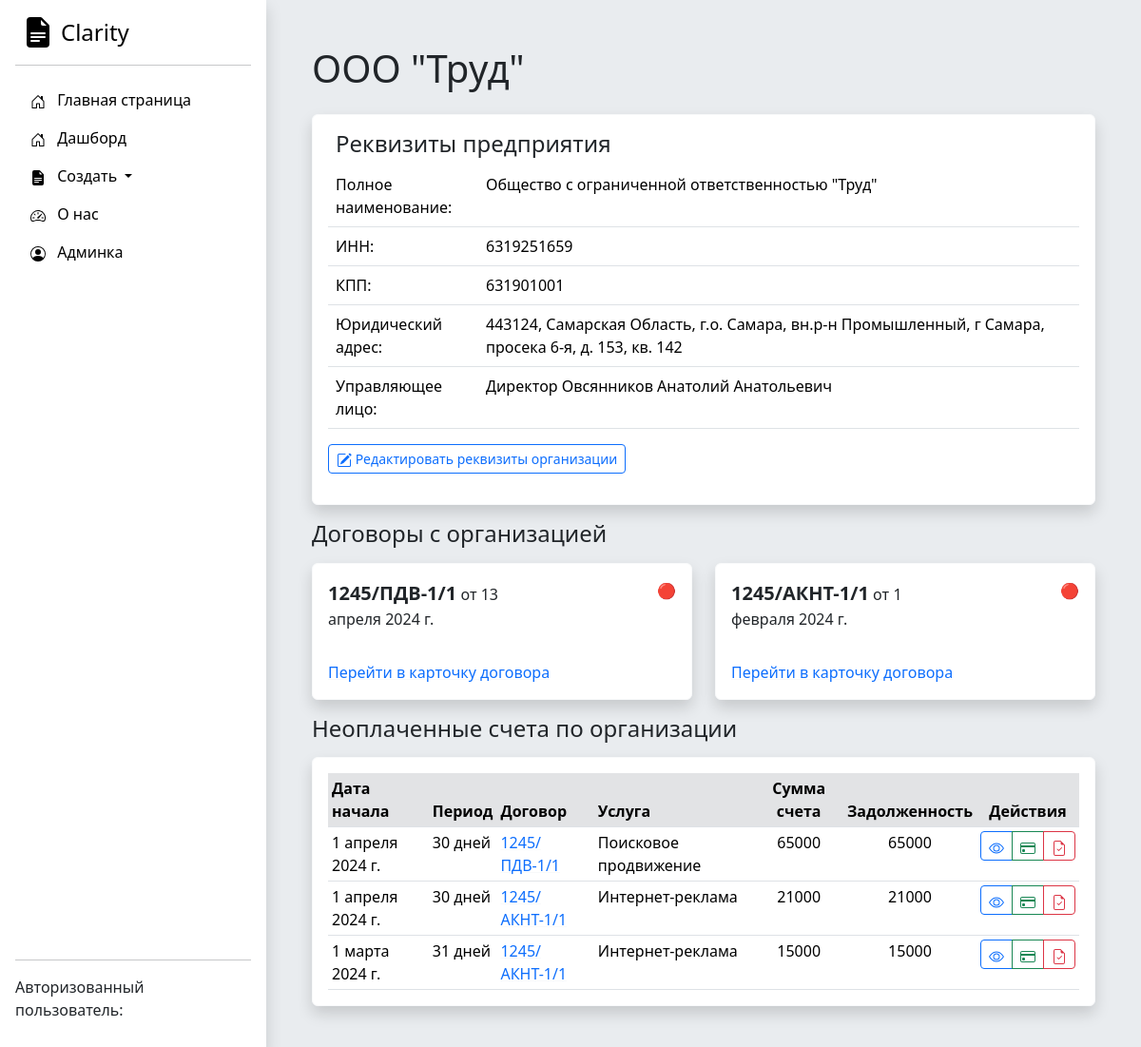
/organization/1/, run on an earlier commit of the app's database.
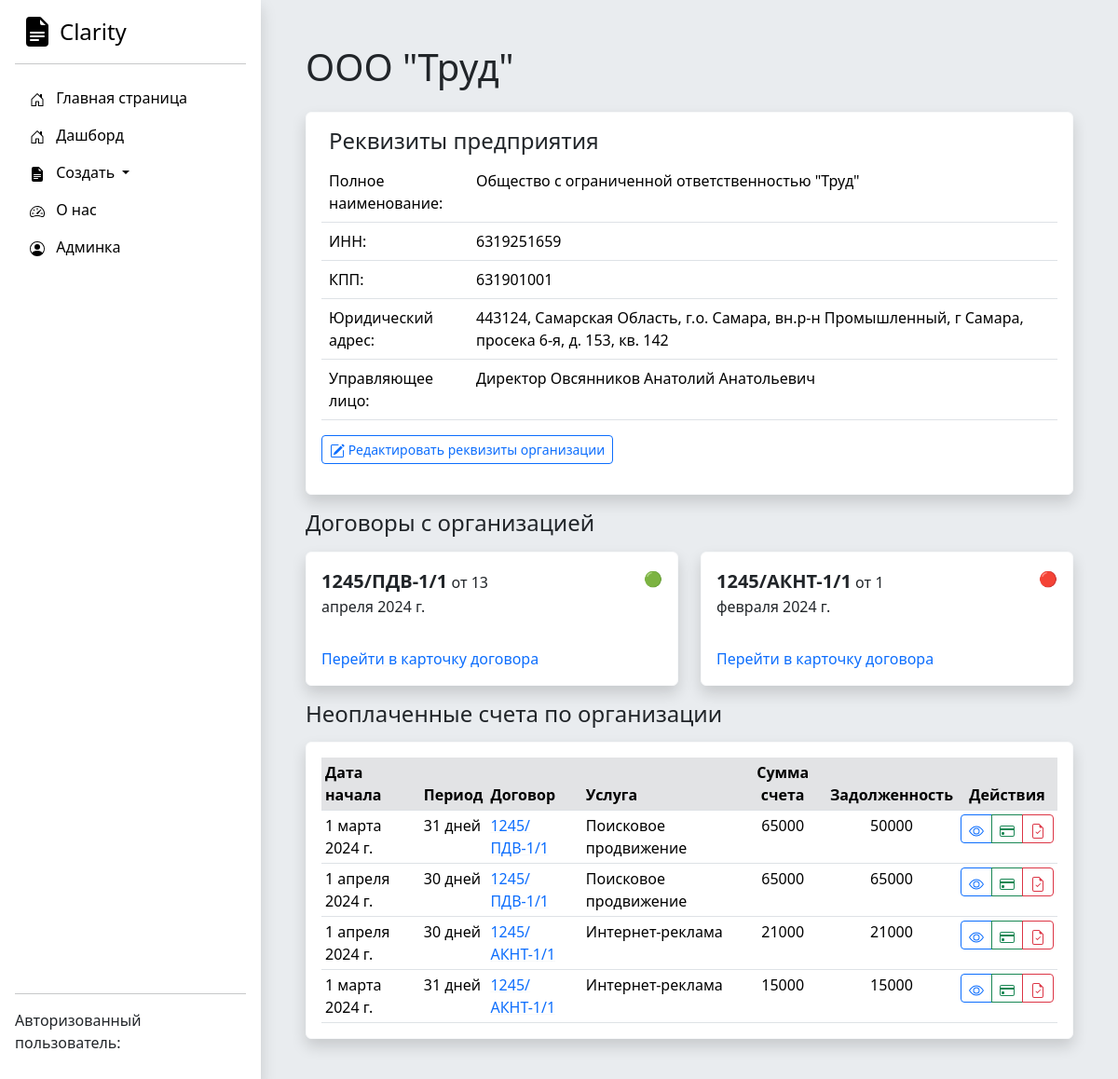
And on a later commit of the database.
### Accounting/models.py (models this page shows, shortened)
class Dogovor(models.Model):
    nomer_dogovora = models.CharField('Номер договора', max_length=250)
    date_of_signing = models.DateField('Дата начала действия договора')
    web_site = models.CharField('Веб сайт', max_length=250)
    contract_completed = models.BooleanField('Активный договор')
    basic_price = models.IntegerField('Цена догвора')
    service_type = models.ForeignKey(Service_type, on_delete=models.DO_NOTHING)
    organization = models.ForeignKey(Organization, on_delete=models.CASCADE)
    class Meta:
        verbose_name = "Договор"
        verbose_name_plural = "Договоры"

class Service(models.Model):
    service_name = models.CharField('Название оказываемой услуги для счета и Акта', max_length=250)
    date_start = models.DateField('Дата начала оказания услуги')
    date_end = models.DateField('Дата окончания оказания услуги')
    price = models.IntegerField('Оплата за услугу')
    payment_made = models.IntegerField('Сумма частичной оплаты счета', db_default=0)
    dogovor = models.ForeignKey(Dogovor, on_delete=models.CASCADE)
    full_payment = models.BooleanField('Счет полностью оплачен')
    act_approved = models.BooleanField("Акт подписан")
    class Meta:
        verbose_name = "Услуга (локализованный этап)"
        verbose_name_plural = "Услуги (локализованные этапы)"

class Service_type(models.Model):
    service_type = models.CharField('Название направления оказываемых услуг', max_length=250)
    regular = models.BooleanField('Регулярная услуга, нужно выставлять ежемесячный счет')
    def __str__(self):
        return self.service_type
    class Meta:
        verbose_name = "Направление услуги"
        verbose_name_plural = "Направления услуг"

### Accounting/views.py (the view)
# urls.py: path('organization/<int:pk>/', views.organization_detail, name='organization-detail'),
def organization_detail(request, pk):
    organization_list = Organization.objects.get(id=pk)
    dogovor_list = Dogovor.objects.filter(organization=organization_list)
    service_list = Service.objects.filter(dogovor__in=dogovor_list)
    for el in service_list:
        el.debt = el.price - el.payment_made
    for el in service_list:
        el.period = (el.date_end - el.date_start).days + 1
    for el in service_list:
        el.period = (el.date_end - el.date_start).days + 1
    return render(request, 'Accounting/organization-detail.html',
                  {'organization_list': organization_list, 'dogovor_list': dogovor_list,
                   'service_list': service_list})

### DAM/templates/Accounting/organization-detail.html (shortened to what this page needs)
{% extends 'Accounting/base.html' %}
{% block content %}<h1 class="mb-4">{{ organization_list.short_name }}</h1>
<div class="card border-light shadow p-3 bg-body rounded">
<h4 class="ms-2">Реквизиты предприятия</h4>
    <table class="table table-hover ">
  <tbody>
    <tr>
      <td width="20%" >Полное наименование:</td>
      <td>{{ organization_list.full_name }}</td>
    </tr>
    <tr>
      <td>ИНН:</td>
      <td>{{ organization_list.inn }}</td>
    </tr>
    <tr>
      <td>КПП:</td>
      <td>{{ organization_list.kpp }}</td>
    </tr>
      <tr>
      <td>Юридический адрес:</td>
      <td>{{ organization_list.ur_adres }}</td>
    </tr>
      <tr>
      <td>Управляющее лицо:</td>
      <td>{{ organization_list.management_post }} {{ organization_list.management_full_name }}</td>
    </tr>
  </tbody>
</table>
<div class="d-grid gap-2 d-md-block">
    <a class="btn btn-outline-primary btn-sm mb-3" role="button" href="{% url 'organization-edit' organization_list.pk %}">
        Редактировать реквизиты организации
    </a>
</div>
</div>
{% if dogovor_list %}
<h4 class="mt-3 mb-3">Договоры с организацией</h4>
    <div class="row row-cols-1 row-cols-md-2 g-4">
         {% for el in dogovor_list %}
            <div class="col">
                <div class="card border-light shadow bg-body rounded">
                    <div class="pt-3 ps-3 pe-3 row">
                        <p class="col-8"><span class="fs-5 fw-bold">{{ el.nomer_dogovora }}</span> от {{ el.date_of_signing }}</p>
                        <p class="col-4 text-end">
                            {% if el.contract_completed is True %}
                            🟢
                            {% else %}
                            🔴
                            {% endif %}
                        </p>
                    </div>
                    <div class="card-body">
                        <a class="link-underline-light" href="/dogovor/{{ el.id }}"> Перейти в карточку договора </a>
                    </div>
                </div>
            </div>
        {% endfor %}
    </div>
{% endif %}
{% if service_list %}
<h4 class="mt-3">Неоплаченные счета по организации</h4>
<div class="card border-light shadow p-3 bg-body rounded mt-3">
<div class="card-body px-0 py-0">
<div class="table-responsive scrollbar">
    <table class="table table-sm fs-10 mb-0 overflow-hidden">
        <thead >
            <tr>
                <th class="bg-secondary-subtle">Дата начала</th>
                <th class="bg-secondary-subtle">Период</th>
                <th class="bg-secondary-subtle">Договор</th>
                <th class="bg-secondary-subtle">Услуга</th>
                <th class="bg-secondary-subtle text-center">Сумма счета</th>
                <th class="bg-secondary-subtle text-center">Задолженность</th>
                <th class="bg-secondary-subtle text-center">Действия</th>
            </tr>
        </thead>
        <tbody>
{% for el in service_list %}
{% if el.full_payment is False %}
<tr>
    <td>{{ el.date_start }}</td>
    <td>{{ el.period }} дней</td>
    <td><a class="link-underline-light" href="/dogovor/{{ el.dogovor.id }}">{{ el.dogovor.nomer_dogovora }}</a> </td>
    <td>{{ el.dogovor.service_type }}</td>
    <td class="text-center">{{ el.price }}</td>
    <td class="text-center">{{ el.debt }}</td>
    <td class="text-center">
        <div class="btn-group" role="group" aria-label="Basic mixed styles example">
          <a role="button" class="btn btn-outline-primary btn-sm" href="{% url 'service-detail' el.pk %}">
          </a>
          <a role="button" class="btn btn-outline-success btn-sm" href="{% url 'service-generate-bill' el.pk %}">
          </a>
          <a role="button" class="btn btn-outline-danger btn-sm" href="{% url 'service-generate-act' el.pk %}">
          </a>
        </div>
    </td>
</tr>
{% endif %}
{% endfor %}
        </tbody>
    </table>
</div>
</div>
</div>
{% endif %}
{% endblock %}

What changed in the data, as far as the page shows it:
changed Dogovor "1245/ПДВ-1/1": contract_completed "🔴" → "🟢"
now on this page (row edited): Service: date_start "1 марта 2024 г.", period "31", dogovor.nomer_dogovora "1245/ПДВ-1/1", dogovor.service_type "Поисковое продвижение", price "65000", debt "50000"
